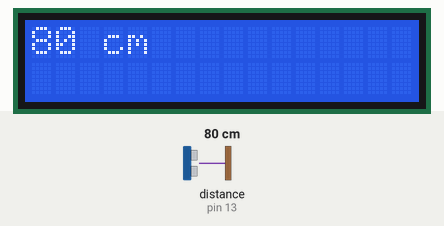
Recording of a sketch running on a simulated Arduino Uno, built with avr-gcc and run on an emulated ATmega328P. On the bench: 16×2 character LCD. Wiring (inferred from the names in the program): ultrasonic range finder: trigger pin 12; echo pin 13. The test bench sets the inputs (shaded band); at power-on: distance to the obstacle (sensor on pin 13) 80 cm. The echo pulse lasts 58.3 µs per cm.

Above: at 1.2 s.
1.3 s: distance to the obstacle (sensor on pin 13) set to 2 cm
At 1.9 s:
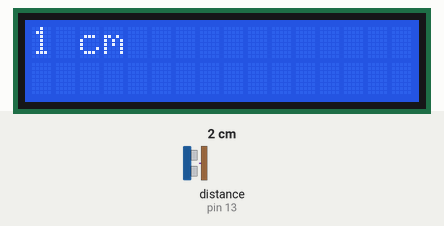
2.8 s: distance to the obstacle (sensor on pin 13) set to 250 cm
At 4.4 s:
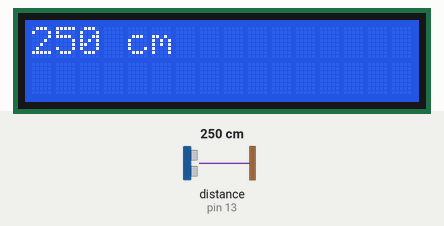
4.7 s: distance to the obstacle (sensor on pin 13) set to 4 cm
At 6.0 s:
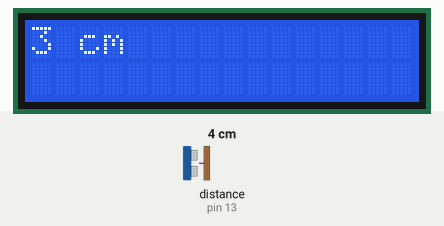
6.3 s: distance to the obstacle (sensor on pin 13) set to 299 cm
At 7.1 s:
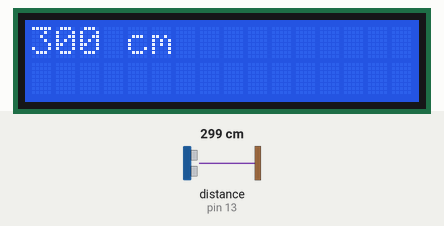
Timing chart, 0 to 9.3 s (numbered marks = the images above; inputs shaded):
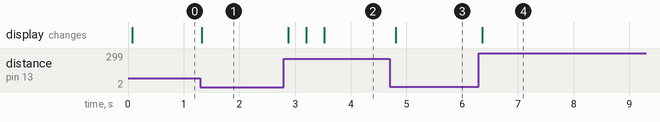

Measured:
- after the input at 1.3 s, the display: changes at once (image 1)
- after the input at 2.8 s, the display: changes after 0.08 s (image 2)
- after the input at 4.7 s, the display: changes after 0.10 s (image 3)
- after the input at 6.3 s, the display: changes after 0.06 s (image 4)

The sketch:

funky_gogo_lappi.ino
```cpp
#include <LiquidCrystal_I2C.h>

// HC_SR04 - ultrasonic distance sensor module
#define HC_SR04_TRIGGER_PIN 12
#define HC_SR04_ECHO_PIN 13

// light pins
#define GREEN_1_LED_PIN 2
#define GREEN_2_LED_PIN 3
#define YELLOW_1_LED_PIN 4
#define YELLOW_2_LED_PIN 5
#define RED_LED_PIN 6

struct LED {
  // min distance for LED to light up
  const long MIN_DISTANCE;
  const int PIN;
};

// LEDs signalizing how close is target
const int NUMBER_OF_LEDS = 5;
LED red_led = {5, RED_LED_PIN};
LED yellow_2_led = {10, YELLOW_2_LED_PIN};
LED yellow_1_led = {15, YELLOW_1_LED_PIN};
LED green_2_led = {20, GREEN_2_LED_PIN};
LED green_1_led = {10000, GREEN_1_LED_PIN};

LED leds[NUMBER_OF_LEDS] = {green_1_led, green_2_led, yellow_1_led, yellow_2_led, red_led};

LiquidCrystal_I2C lcd(0x27, 16, 2);

long distance = 0;

void setup() {
  Serial.begin(9600);
  lcd.init();
  lcd.backlight();
  lcd.setCursor(0, 0);

  pinMode(HC_SR04_TRIGGER_PIN, OUTPUT);
  pinMode(HC_SR04_ECHO_PIN, INPUT);
}

void loop() {
  // read distance
  digitalWrite(HC_SR04_TRIGGER_PIN, LOW);
  delayMicroseconds(2);
  digitalWrite(HC_SR04_TRIGGER_PIN, HIGH);
  delayMicroseconds(10);
  digitalWrite(HC_SR04_TRIGGER_PIN, LOW);

  long miliseconds = pulseIn(HC_SR04_ECHO_PIN, HIGH);

  distance = microseconds_to_centimeters(miliseconds);

  // print distance on LCD display
  lcd.clear();
  String text = String(distance) + " cm";
  lcd.print(text);

  // manage LEDs

  for (int i=0; i<NUMBER_OF_LEDS; i++) {
    if (leds[i].MIN_DISTANCE > distance) {
      digitalWrite(leds[i].PIN, HIGH);
    }
    else {
      digitalWrite(leds[i].PIN, LOW);
    }
  }

  delay(300);
}

// calculate the distance based on how long it took for signal to come back, more information in hc_sr04 datasheet
long microseconds_to_centimeters(long miliseconds) {
  return miliseconds / 58;
}
```
